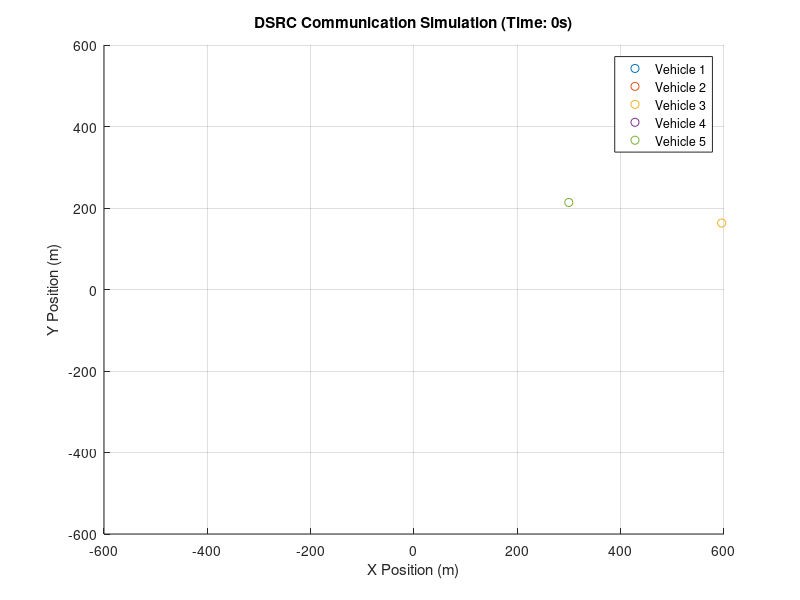

Recreate this plot in MATLAB. (Note: this script raises an error after producing the figure.)
% Simulate Dedicated Short Range Communication (DSRC) between vehicles

% Parameters
num_vehicles = 5;              % Number of vehicles
simulation_time = 10;          % Simulation time (seconds)
transmit_range = 1000;          % DSRC communication range in meters
packet_size = 100;             % Packet size in bytes
bit_error_rate = 1e-6;         % Bit error rate (BER)
vehicle_speed_range = [10, 100];% Range of vehicle speeds (m/s)

% Initialize vehicles
vehicles = struct([]);
for i = 1:num_vehicles
    vehicles(i).id = i;
    vehicles(i).position = [randi([0, 1000]), randi([0, 1000])]; % Random initial position
    vehicles(i).speed = randi(vehicle_speed_range); % Random initial speed
    vehicles(i).last_bsm_time = 0; % Time of last BSM transmission
end

% Simulation loop
for t = 0:simulation_time
    % Update vehicle positions
    for i = 1:num_vehicles
        vehicles(i).position = vehicles(i).position + vehicles(i).speed * [cos(rand * 2 * pi), sin(rand * 2 * pi)];
    end
    
    % Check communication between vehicles
    for i = 1:num_vehicles
        for j = i+1:num_vehicles
            distance = norm(vehicles(i).position - vehicles(j).position);
            if distance <= transmit_range
                % Vehicles are within DSRC range, they can communicate
                if (t - vehicles(i).last_bsm_time) >= 1 % Transmit BSM once per second
                    % Generate BSM data
                    bsm_data = generateBSM(vehicles(i));
                    % Encode BSM data into a packet
                    packet = encodePacket(bsm_data, packet_size);
                    % Simulate transmission with noise
                    received_packet = simulateTransmission(packet, bit_error_rate);
                    % Decode received packet
                    received_bsm_data = decodePacket(received_packet);
                    % Process received BSM data
                    processBSM(received_bsm_data);
                    % Update last BSM transmission time
                    vehicles(i).last_bsm_time = t;
                end
            end
        end
    end
    
    % Plot vehicles
    clf;
    hold on;
    for i = 1:num_vehicles
        plot(vehicles(i).position(1), vehicles(i).position(2), 'o', 'DisplayName', ['Vehicle ', num2str(vehicles(i).id)]);
    end
    xlim([-600, 600]);
    ylim([-600, 600]);
    title(['DSRC Communication Simulation (Time: ', num2str(t), 's)']);
    xlabel('X Position (m)');
    ylabel('Y Position (m)');
    legend('Location', 'best');
    grid on;
    hold off;
    pause(0.1); % Pause to observe simulation
end

% Function to generate Basic Safety Message (BSM) data
function bsm_data = generateBSM(vehicle)
    % Dummy BSM data generation (for illustration purposes)
    bsm_data = struct('VehicleID', vehicle.id, 'Position', vehicle.position, 'Speed', vehicle.speed);
end

% Function to encode BSM data into a packet
function packet = encodePacket(bsm_data, packet_size)
    % Dummy packet encoding (for illustration purposes)
    packet = zeros(1, packet_size); % Initialize packet
    packet(1:4) = typecast(uint32(bsm_data.VehicleID), 'uint8'); % Encode Vehicle ID
    % Encode Position (x, y) into bytes 5 to 12
    packet(5:8) = typecast(single(bsm_data.Position(1)), 'uint8'); % Encode x
    packet(9:12) = typecast(single(bsm_data.Position(2)), 'uint8'); % Encode y
    packet(13:16) = typecast(single(bsm_data.Speed), 'uint8'); % Encode Speed
    % Additional encoding steps can be added for more data fields
end

% Function to simulate transmission with noise
function received_packet = simulateTransmission(packet, bit_error_rate)
    % Dummy simulation of transmission with noise (for illustration purposes)
    received_packet = packet; % Assume no noise for simplicity
    % Apply bit errors based on bit error rate
    num_errors = sum(rand(size(packet)) < bit_error_rate); % Calculate number of errors
    error_indices = randperm(length(packet), num_errors); % Generate random error indices
    received_packet(error_indices) = ~received_packet(error_indices); % Flip bits at error indices
end

% Function to decode received packet into BSM data
function bsm_data = decodePacket(received_packet)
    % Dummy packet decoding (for illustration purposes)
    bsm_data = struct();
    bsm_data.VehicleID = typecast(uint8(received_packet(1:4)), 'uint32'); % Decode Vehicle ID
    % Decode Position (x, y) from bytes 5 to 12
    bsm_data.Position = typecast(uint8(received_packet(5:8)), 'single'); % Decode x
    bsm_data.Position(2) = typecast(uint8(received_packet(9:12)), 'single'); % Decode y
    bsm_data.Speed = typecast(uint8(received_packet(13:16)), 'single'); % Decode Speed
    % Additional decoding steps can be added for more data fields
end

% Function to process received BSM data
function processBSM(bsm_data)
    % Dummy processing of received BSM data (for illustration purposes)
    disp(['Received Basic Safety Message (BSM) from Vehicle ', num2str(bsm_data.VehicleID), ':']);
    disp(['Position: ', mat2str(bsm_data.Position)]);
    disp(['Speed: ', num2str(bsm_data.Speed), ' m/s']);
end
